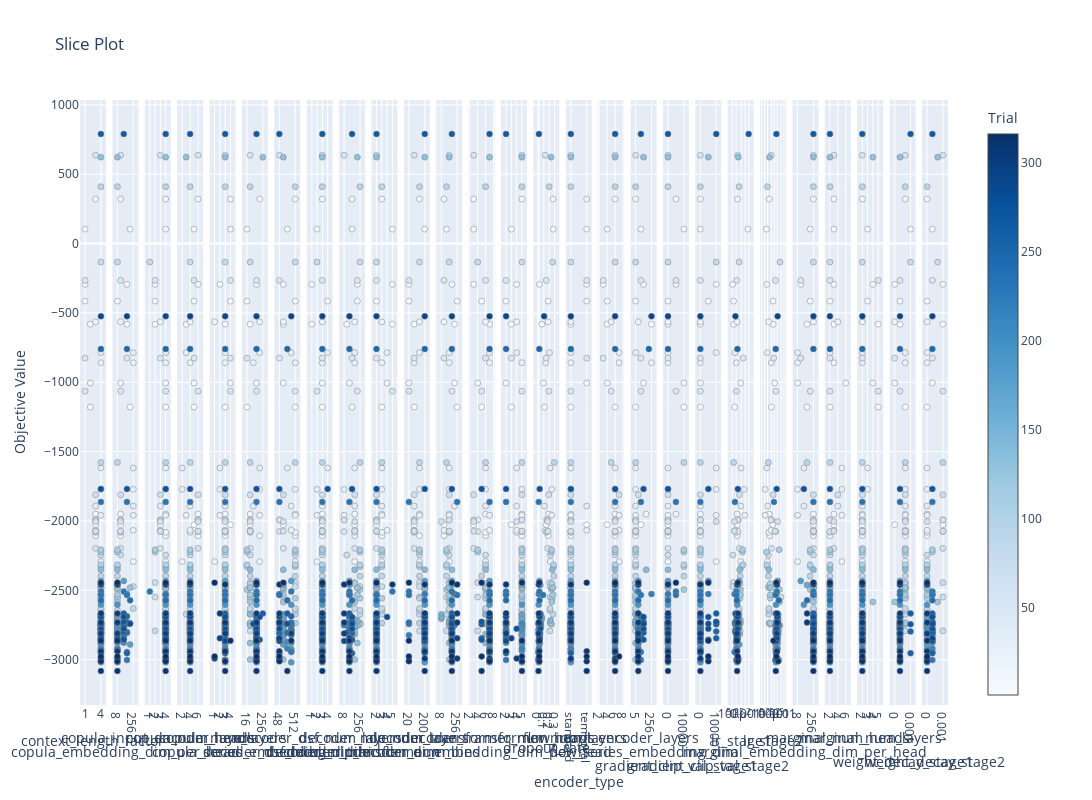

Source (notebook cell):
### Code cell
# 5. Slice Plot
print("\n## Slice Plot")
print("Shows the objective value as a function of each hyperparameter, while fixing others to their optimal values.")
fig = plot_slice(study)
fig.update_layout(
    title="Slice Plot",
    width=1200,
    height=800
)
fig.show()

### Figure 1 — Plotly figure (JSON) as saved in the notebook; plotly's stock layout.template omitted (floating-point values rounded to 4 significant figures; data arrays with more than 128 entries replaced by an {"elided": "..."} marker saying what was removed)
{"data": [{"marker": {"color": {"elided": "144 int values"}, "colorbar": {"title": {"text": "Trial"}, "x": 1, "xpad": 40}, "colorscale": [[0, "rgb(247,251,255)"], [0.125, "rgb(222,235,247)"], [0.25, "rgb(198,219,239)"], [0.375, "rgb(158,202,225)"], [0.5, "rgb(107,174,214)"], [0.625, "rgb(66,146,198)"], [0.75, "rgb(33,113,181)"], [0.875, "rgb(8,81,156)"], [1, "rgb(8,48,107)"]], "line": {"color": "Grey", "width": 0.5}, "showscale": true}, "mode": "markers", "name": "Feasible Trial", "showlegend": false, "type": "scatter", "x": {"elided": "144 int values"}, "xaxis": "x", "y": {"elided": "144 float values"}, "yaxis": "y"}, {"marker": {"color": {"elided": "144 int values"}, "colorbar": {"title": {"text": "Trial"}, "x": 1, "xpad": 40}, "colorscale": [[0, "rgb(247,251,255)"], [0.125, "rgb(222,235,247)"], [0.25, "rgb(198,219,239)"], [0.375, "rgb(158,202,225)"], [0.5, "rgb(107,174,214)"], [0.625, "rgb(66,146,198)"], [0.75, "rgb(33,113,181)"], [0.875, "rgb(8,81,156)"], [1, "rgb(8,48,107)"]], "line": {"color": "Grey", "width": 0.5}, "showscale": false}, "mode": "markers", "name": "Feasible Trial", "showlegend": false, "type": "scatter", "x": {"elided": "144 int values"}, "xaxis": "x2", "y": {"elided": "144 float values"}, "yaxis": "y2"}, {"marker": {"color": {"elided": "144 int values"}, "colorbar": {"title": {"text": "Trial"}, "x": 1, "xpad": 40}, "colorscale": [[0, "rgb(247,251,255)"], [0.125, "rgb(222,235,247)"], [0.25, "rgb(198,219,239)"], [0.375, "rgb(158,202,225)"], [0.5, "rgb(107,174,214)"], [0.625, "rgb(66,146,198)"], [0.75, "rgb(33,113,181)"], [0.875, "rgb(8,81,156)"], [1, "rgb(8,48,107)"]], "line": {"color": "Grey", "width": 0.5}, "showscale": false}, "mode": "markers", "name": "Feasible Trial", "showlegend": false, "type": "scatter", "x": {"elided": "144 int values"}, "xaxis": "x3", "y": {"elided": "144 float values"}, "yaxis": "y3"}, {"marker": {"color": {"elided": "144 int values"}, "colorbar": {"title": {"text": "Trial"}, "x": 1, "xpad": 40}, "colorscale": [[0, "rgb(247,251,255)"], [0.125, "rgb(222,235,247)"], [0.25, "rgb(198,219,239)"], [0.375, "rgb(158,202,225)"], [0.5, "rgb(107,174,214)"], [0.625, "rgb(66,146,198)"], [0.75, "rgb(33,113,181)"], [0.875, "rgb(8,81,156)"], [1, "rgb(8,48,107)"]], "line": {"color": "Grey", "width": 0.5}, "showscale": false}, "mode": "markers", "name": "Feasible Trial", "showlegend": false, "type": "scatter", "x": {"elided": "144 int values"}, "xaxis": "x4", "y": {"elided": "144 float values"}, "yaxis": "y4"}, {"marker": {"color": {"elided": "144 int values"}, "colorbar": {"title": {"text": "Trial"}, "x": 1, "xpad": 40}, "colorscale": [[0, "rgb(247,251,255)"], [0.125, "rgb(222,235,247)"], [0.25, "rgb(198,219,239)"], [0.375, "rgb(158,202,225)"], [0.5, "rgb(107,174,214)"], [0.625, "rgb(66,146,198)"], [0.75, "rgb(33,113,181)"], [0.875, "rgb(8,81,156)"], [1, "rgb(8,48,107)"]], "line": {"color": "Grey", "width": 0.5}, "showscale": false}, "mode": "markers", "name": "Feasible Trial", "showlegend": false, "type": "scatter", "x": {"elided": "144 int values"}, "xaxis": "x5", "y": {"elided": "144 float values"}, "yaxis": "y5"}, {"marker": {"color": {"elided": "144 int values"}, "colorbar": {"title": {"text": "Trial"}, "x": 1, "xpad": 40}, "colorscale": [[0, "rgb(247,251,255)"], [0.125, "rgb(222,235,247)"], [0.25, "rgb(198,219,239)"], [0.375, "rgb(158,202,225)"], [0.5, "rgb(107,174,214)"], [0.625, "rgb(66,146,198)"], [0.75, "rgb(33,113,181)"], [0.875, "rgb(8,81,156)"], [1, "rgb(8,48,107)"]], "line": {"color": "Grey", "width": 0.5}, "showscale": false}, "mode": "markers", "name": "Feasible Trial", "showlegend": false, "type": "scatter", "x": {"elided": "144 int values"}, "xaxis": "x6", "y": {"elided": "144 float values"}, "yaxis": "y6"}, {"marker": {"color": {"elided": "144 int values"}, "colorbar": {"title": {"text": "Trial"}, "x": 1, "xpad": 40}, "colorscale": [[0, "rgb(247,251,255)"], [0.125, "rgb(222,235,247)"], [0.25, "rgb(198,219,239)"], [0.375, "rgb(158,202,225)"], [0.5, "rgb(107,174,214)"], [0.625, "rgb(66,146,198)"], [0.75, "rgb(33,113,181)"], [0.875, "rgb(8,81,156)"], [1, "rgb(8,48,107)"]], "line": {"color": "Grey", "width": 0.5}, "showscale": false}, "mode": "markers", "name": "Feasible Trial", "showlegend": false, "type": "scatter", "x": {"elided": "144 int values"}, "xaxis": "x7", "y": {"elided": "144 float values"}, "yaxis": "y7"}, {"marker": {"color": {"elided": "144 int values"}, "colorbar": {"title": {"text": "Trial"}, "x": 1, "xpad": 40}, "colorscale": [[0, "rgb(247,251,255)"], [0.125, "rgb(222,235,247)"], [0.25, "rgb(198,219,239)"], [0.375, "rgb(158,202,225)"], [0.5, "rgb(107,174,214)"], [0.625, "rgb(66,146,198)"], [0.75, "rgb(33,113,181)"], [0.875, "rgb(8,81,156)"], [1, "rgb(8,48,107)"]], "line": {"color": "Grey", "width": 0.5}, "showscale": false}, "mode": "markers", "name": "Feasible Trial", "showlegend": false, "type": "scatter", "x": {"elided": "144 int values"}, "xaxis": "x8", "y": {"elided": "144 float values"}, "yaxis": "y8"}, {"marker": {"color": {"elided": "144 int values"}, "colorbar": {"title": {"text": "Trial"}, "x": 1, "xpad": 40}, "colorscale": [[0, "rgb(247,251,255)"], [0.125, "rgb(222,235,247)"], [0.25, "rgb(198,219,239)"], [0.375, "rgb(158,202,225)"], [0.5, "rgb(107,174,214)"], [0.625, "rgb(66,146,198)"], [0.75, "rgb(33,113,181)"], [0.875, "rgb(8,81,156)"], [1, "rgb(8,48,107)"]], "line": {"color": "Grey", "width": 0.5}, "showscale": false}, "mode": "markers", "name": "Feasible Trial", "showlegend": false, "type": "scatter", "x": {"elided": "144 int values"}, "xaxis": "x9", "y": {"elided": "144 float values"}, "yaxis": "y9"}, {"marker": {"color": {"elided": "144 int values"}, "colorbar": {"title": {"text": "Trial"}, "x": 1, "xpad": 40}, "colorscale": [[0, "rgb(247,251,255)"], [0.125, "rgb(222,235,247)"], [0.25, "rgb(198,219,239)"], [0.375, "rgb(158,202,225)"], [0.5, "rgb(107,174,214)"], [0.625, "rgb(66,146,198)"], [0.75, "rgb(33,113,181)"], [0.875, "rgb(8,81,156)"], [1, "rgb(8,48,107)"]], "line": {"color": "Grey", "width": 0.5}, "showscale": false}, "mode": "markers", "name": "Feasible Trial", "showlegend": false, "type": "scatter", "x": {"elided": "144 int values"}, "xaxis": "x10", "y": {"elided": "144 float values"}, "yaxis": "y10"}, {"marker": {"color": {"elided": "144 int values"}, "colorbar": {"title": {"text": "Trial"}, "x": 1, "xpad": 40}, "colorscale": [[0, "rgb(247,251,255)"], [0.125, "rgb(222,235,247)"], [0.25, "rgb(198,219,239)"], [0.375, "rgb(158,202,225)"], [0.5, "rgb(107,174,214)"], [0.625, "rgb(66,146,198)"], [0.75, "rgb(33,113,181)"], [0.875, "rgb(8,81,156)"], [1, "rgb(8,48,107)"]], "line": {"color": "Grey", "width": 0.5}, "showscale": false}, "mode": "markers", "name": "Feasible Trial", "showlegend": false, "type": "scatter", "x": {"elided": "144 int values"}, "xaxis": "x11", "y": {"elided": "144 float values"}, "yaxis": "y11"}, {"marker": {"color": {"elided": "144 int values"}, "colorbar": {"title": {"text": "Trial"}, "x": 1, "xpad": 40}, "colorscale": [[0, "rgb(247,251,255)"], [0.125, "rgb(222,235,247)"], [0.25, "rgb(198,219,239)"], [0.375, "rgb(158,202,225)"], [0.5, "rgb(107,174,214)"], [0.625, "rgb(66,146,198)"], [0.75, "rgb(33,113,181)"], [0.875, "rgb(8,81,156)"], [1, "rgb(8,48,107)"]], "line": {"color": "Grey", "width": 0.5}, "showscale": false}, "mode": "markers", "name": "Feasible Trial", "showlegend": false, "type": "scatter", "x": {"elided": "144 int values"}, "xaxis": "x12", "y": {"elided": "144 float values"}, "yaxis": "y12"}, {"marker": {"color": {"elided": "144 int values"}, "colorbar": {"title": {"text": "Trial"}, "x": 1, "xpad": 40}, "colorscale": [[0, "rgb(247,251,255)"], [0.125, "rgb(222,235,247)"], [0.25, "rgb(198,219,239)"], [0.375, "rgb(158,202,225)"], [0.5, "rgb(107,174,214)"], [0.625, "rgb(66,146,198)"], [0.75, "rgb(33,113,181)"], [0.875, "rgb(8,81,156)"], [1, "rgb(8,48,107)"]], "line": {"color": "Grey", "width": 0.5}, "showscale": false}, "mode": "markers", "name": "Feasible Trial", "showlegend": false, "type": "scatter", "x": {"elided": "144 int values"}, "xaxis": "x13", "y": {"elided": "144 float values"}, "yaxis": "y13"}, {"marker": {"color": {"elided": "144 int values"}, "colorbar": {"title": {"text": "Trial"}, "x": 1, "xpad": 40}, "colorscale": [[0, "rgb(247,251,255)"], [0.125, "rgb(222,235,247)"], [0.25, "rgb(198,219,239)"], [0.375, "rgb(158,202,225)"], [0.5, "rgb(107,174,214)"], [0.625, "rgb(66,146,198)"], [0.75, "rgb(33,113,181)"], [0.875, "rgb(8,81,156)"], [1, "rgb(8,48,107)"]], "line": {"color": "Grey", "width": 0.5}, "showscale": false}, "mode": "markers", "name": "Feasible Trial", "showlegend": false, "type": "scatter", "x": {"elided": "144 int values"}, "xaxis": "x14", "y": {"elided": "144 float values"}, "yaxis": "y14"}, {"marker": {"color": {"elided": "144 int values"}, "colorbar": {"title": {"text": "Trial"}, "x": 1, "xpad": 40}, "colorscale": [[0, "rgb(247,251,255)"], [0.125, "rgb(222,235,247)"], [0.25, "rgb(198,219,239)"], [0.375, "rgb(158,202,225)"], [0.5, "rgb(107,174,214)"], [0.625, "rgb(66,146,198)"], [0.75, "rgb(33,113,181)"], [0.875, "rgb(8,81,156)"], [1, "rgb(8,48,107)"]], "line": {"color": "Grey", "width": 0.5}, "showscale": false}, "mode": "markers", "name": "Feasible Trial", "showlegend": false, "type": "scatter", "x": {"elided": "144 float values"}, "xaxis": "x15", "y": {"elided": "144 float values"}, "yaxis": "y15"}, {"marker": {"color": {"elided": "144 int values"}, "colorbar": {"title": {"text": "Trial"}, "x": 1, "xpad": 40}, "colorscale": [[0, "rgb(247,251,255)"], [0.125, "rgb(222,235,247)"], [0.25, "rgb(198,219,239)"], [0.375, "rgb(158,202,225)"], [0.5, "rgb(107,174,214)"], [0.625, "rgb(66,146,198)"], [0.75, "rgb(33,113,181)"], [0.875, "rgb(8,81,156)"], [1, "rgb(8,48,107)"]], "line": {"color": "Grey", "width": 0.5}, "showscale": false}, "mode": "markers", "name": "Feasible Trial", "showlegend": false, "type": "scatter", "x": {"elided": "144 str values"}, "xaxis": "x16", "y": {"elided": "144 float values"}, "yaxis": "y16"}, {"marker": {"color": {"elided": "144 int values"}, "colorbar": {"title": {"text": "Trial"}, "x": 1, "xpad": 40}, "colorscale": [[0, "rgb(247,251,255)"], [0.125, "rgb(222,235,247)"], [0.25, "rgb(198,219,239)"], [0.375, "rgb(158,202,225)"], [0.5, "rgb(107,174,214)"], [0.625, "rgb(66,146,198)"], [0.75, "rgb(33,113,181)"], [0.875, "rgb(8,81,156)"], [1, "rgb(8,48,107)"]], "line": {"color": "Grey", "width": 0.5}, "showscale": false}, "mode": "markers", "name": "Feasible Trial", "showlegend": false, "type": "scatter", "x": {"elided": "144 int values"}, "xaxis": "x17", "y": {"elided": "144 float values"}, "yaxis": "y17"}, {"marker": {"color": {"elided": "144 int values"}, "colorbar": {"title": {"text": "Trial"}, "x": 1, "xpad": 40}, "colorscale": [[0, "rgb(247,251,255)"], [0.125, "rgb(222,235,247)"], [0.25, "rgb(198,219,239)"], [0.375, "rgb(158,202,225)"], [0.5, "rgb(107,174,214)"], [0.625, "rgb(66,146,198)"], [0.75, "rgb(33,113,181)"], [0.875, "rgb(8,81,156)"], [1, "rgb(8,48,107)"]], "line": {"color": "Grey", "width": 0.5}, "showscale": false}, "mode": "markers", "name": "Feasible Trial", "showlegend": false, "type": "scatter", "x": {"elided": "144 int values"}, "xaxis": "x18", "y": {"elided": "144 float values"}, "yaxis": "y18"}, {"marker": {"color": {"elided": "144 int values"}, "colorbar": {"title": {"text": "Trial"}, "x": 1, "xpad": 40}, "colorscale": [[0, "rgb(247,251,255)"], [0.125, "rgb(222,235,247)"], [0.25, "rgb(198,219,239)"], [0.375, "rgb(158,202,225)"], [0.5, "rgb(107,174,214)"], [0.625, "rgb(66,146,198)"], [0.75, "rgb(33,113,181)"], [0.875, "rgb(8,81,156)"], [1, "rgb(8,48,107)"]], "line": {"color": "Grey", "width": 0.5}, "showscale": false}, "mode": "markers", "name": "Feasible Trial", "showlegend": false, "type": "scatter", "x": {"elided": "144 int values"}, "xaxis": "x19", "y": {"elided": "144 float values"}, "yaxis": "y19"}, {"marker": {"color": {"elided": "144 int values"}, "colorbar": {"title": {"text": "Trial"}, "x": 1, "xpad": 40}, "colorscale": [[0, "rgb(247,251,255)"], [0.125, "rgb(222,235,247)"], [0.25, "rgb(198,219,239)"], [0.375, "rgb(158,202,225)"], [0.5, "rgb(107,174,214)"], [0.625, "rgb(66,146,198)"], [0.75, "rgb(33,113,181)"], [0.875, "rgb(8,81,156)"], [1, "rgb(8,48,107)"]], "line": {"color": "Grey", "width": 0.5}, "showscale": false}, "mode": "markers", "name": "Feasible Trial", "showlegend": false, "type": "scatter", "x": {"elided": "144 int values"}, "xaxis": "x20", "y": {"elided": "144 float values"}, "yaxis": "y20"}, {"marker": {"color": {"elided": "144 int values"}, "colorbar": {"title": {"text": "Trial"}, "x": 1, "xpad": 40}, "colorscale": [[0, "rgb(247,251,255)"], [0.125, "rgb(222,235,247)"], [0.25, "rgb(198,219,239)"], [0.375, "rgb(158,202,225)"], [0.5, "rgb(107,174,214)"], [0.625, "rgb(66,146,198)"], [0.75, "rgb(33,113,181)"], [0.875, "rgb(8,81,156)"], [1, "rgb(8,48,107)"]], "line": {"color": "Grey", "width": 0.5}, "showscale": false}, "mode": "markers", "name": "Feasible Trial", "showlegend": false, "type": "scatter", "x": {"elided": "144 float values"}, "xaxis": "x21", "y": {"elided": "144 float values"}, "yaxis": "y21"}, {"marker": {"color": {"elided": "144 int values"}, "colorbar": {"title": {"text": "Trial"}, "x": 1, "xpad": 40}, "colorscale": [[0, "rgb(247,251,255)"], [0.125, "rgb(222,235,247)"], [0.25, "rgb(198,219,239)"], [0.375, "rgb(158,202,225)"], [0.5, "rgb(107,174,214)"], [0.625, "rgb(66,146,198)"], [0.75, "rgb(33,113,181)"], [0.875, "rgb(8,81,156)"], [1, "rgb(8,48,107)"]], "line": {"color": "Grey", "width": 0.5}, "showscale": false}, "mode": "markers", "name": "Feasible Trial", "showlegend": false, "type": "scatter", "x": {"elided": "144 float values"}, "xaxis": "x22", "y": {"elided": "144 float values"}, "yaxis": "y22"}, {"marker": {"color": {"elided": "144 int values"}, "colorbar": {"title": {"text": "Trial"}, "x": 1, "xpad": 40}, "colorscale": [[0, "rgb(247,251,255)"], [0.125, "rgb(222,235,247)"], [0.25, "rgb(198,219,239)"], [0.375, "rgb(158,202,225)"], [0.5, "rgb(107,174,214)"], [0.625, "rgb(66,146,198)"], [0.75, "rgb(33,113,181)"], [0.875, "rgb(8,81,156)"], [1, "rgb(8,48,107)"]], "line": {"color": "Grey", "width": 0.5}, "showscale": false}, "mode": "markers", "name": "Feasible Trial", "showlegend": false, "type": "scatter", "x": {"elided": "144 int values"}, "xaxis": "x23", "y": {"elided": "144 float values"}, "yaxis": "y23"}, {"marker": {"color": {"elided": "144 int values"}, "colorbar": {"title": {"text": "Trial"}, "x": 1, "xpad": 40}, "colorscale": [[0, "rgb(247,251,255)"], [0.125, "rgb(222,235,247)"], [0.25, "rgb(198,219,239)"], [0.375, "rgb(158,202,225)"], [0.5, "rgb(107,174,214)"], [0.625, "rgb(66,146,198)"], [0.75, "rgb(33,113,181)"], [0.875, "rgb(8,81,156)"], [1, "rgb(8,48,107)"]], "line": {"color": "Grey", "width": 0.5}, "showscale": false}, "mode": "markers", "name": "Feasible Trial", "showlegend": false, "type": "scatter", "x": {"elided": "144 int values"}, "xaxis": "x24", "y": {"elided": "144 float values"}, "yaxis": "y24"}, {"marker": {"color": {"elided": "144 int values"}, "colorbar": {"title": {"text": "Trial"}, "x": 1, "xpad": 40}, "colorscale": [[0, "rgb(247,251,255)"], [0.125, "rgb(222,235,247)"], [0.25, "rgb(198,219,239)"], [0.375, "rgb(158,202,225)"], [0.5, "rgb(107,174,214)"], [0.625, "rgb(66,146,198)"], [0.75, "rgb(33,113,181)"], [0.875, "rgb(8,81,156)"], [1, "rgb(8,48,107)"]], "line": {"color": "Grey", "width": 0.5}, "showscale": false}, "mode": "markers", "name": "Feasible Trial", "showlegend": false, "type": "scatter", "x": {"elided": "144 int values"}, "xaxis": "x25", "y": {"elided": "144 float values"}, "yaxis": "y25"}, {"marker": {"color": {"elided": "144 int values"}, "colorbar": {"title": {"text": "Trial"}, "x": 1, "xpad": 40}, "colorscale": [[0, "rgb(247,251,255)"], [0.125, "rgb(222,235,247)"], [0.25, "rgb(198,219,239)"], [0.375, "rgb(158,202,225)"], [0.5, "rgb(107,174,214)"], [0.625, "rgb(66,146,198)"], [0.75, "rgb(33,113,181)"], [0.875, "rgb(8,81,156)"], [1, "rgb(8,48,107)"]], "line": {"color": "Grey", "width": 0.5}, "showscale": false}, "mode": "markers", "name": "Feasible Trial", "showlegend": false, "type": "scatter", "x": {"elided": "144 float values"}, "xaxis": "x26", "y": {"elided": "144 float values"}, "yaxis": "y26"}, {"marker": {"color": {"elided": "144 int values"}, "colorbar": {"title": {"text": "Trial"}, "x": 1, "xpad": 40}, "colorscale": [[0, "rgb(247,251,255)"], [0.125, "rgb(222,235,247)"], [0.25, "rgb(198,219,239)"], [0.375, "rgb(158,202,225)"], [0.5, "rgb(107,174,214)"], [0.625, "rgb(66,146,198)"], [0.75, "rgb(33,113,181)"], [0.875, "rgb(8,81,156)"], [1, "rgb(8,48,107)"]], "line": {"color": "Grey", "width": 0.5}, "showscale": false}, "mode": "markers", "name": "Feasible Trial", "showlegend": false, "type": "scatter", "x": {"elided": "144 float values"}, "xaxis": "x27", "y": {"elided": "144 float values"}, "yaxis": "y27"}], "layout": {"height": 800, "title": {"text": "Slice Plot"}, "width": 1200, "xaxis": {"anchor": "y", "categoryarray": [1, 2, 3, 4], "categoryorder": "array", "domain": [0, 0.0299], "title": {"text": "context_length_factor"}, "type": "category"}, "xaxis10": {"anchor": "y10", "domain": [0.3358, 0.3657], "title": {"text": "decoder_mlp_num_layers"}}, "xaxis11": {"anchor": "y11", "categoryarray": [20, 50, 100, 200], "categoryorder": "array", "domain": [0.3731, 0.403], "title": {"text": "decoder_num_bins"}, "type": "category"}, "xaxis12": {"anchor": "y12", "categoryarray": [8, 16, 32, 48, 64, 128, 256], "categoryorder": "array", "domain": [0.4104, 0.4403], "title": {"text": "decoder_transformer_embedding_dim_per_head"}, "type": "category"}, "xaxis13": {"anchor": "y13", "domain": [0.4477, 0.4776], "title": {"text": "decoder_transformer_num_heads"}}, "xaxis14": {"anchor": "y14", "domain": [0.485, 0.515], "title": {"text": "decoder_transformer_num_layers"}}, "xaxis15": {"anchor": "y15", "domain": [0.5224, 0.5523], "title": {"text": "dropout_rate"}}, "xaxis16": {"anchor": "y16", "categoryarray": ["standard", "temporal"], "categoryorder": "array", "domain": [0.5597, 0.5896], "title": {"text": "encoder_type"}, "type": "category"}, "xaxis17": {"anchor": "y17", "domain": [0.597, 0.6269], "title": {"text": "flow_input_encoder_layers"}}, "xaxis18": {"anchor": "y18", "categoryarray": [5, 8, 16, 32, 64, 128, 256], "categoryorder": "array", "domain": [0.6343, 0.6642], "title": {"text": "flow_series_embedding_dim"}, "type": "category"}, "xaxis19": {"anchor": "y19", "categoryarray": [0, 1000, 10000], "categoryorder": "array", "domain": [0.6716, 0.7015], "title": {"text": "gradient_clip_val_stage1"}, "type": "category"}, "xaxis2": {"anchor": "y2", "categoryarray": [8, 16, 32, 64, 128, 256], "categoryorder": "array", "domain": [0.03731, 0.06722], "title": {"text": "copula_embedding_dim_per_head"}, "type": "category"}, "xaxis20": {"anchor": "y20", "categoryarray": [0, 1000, 10000], "categoryorder": "array", "domain": [0.7089, 0.7388], "title": {"text": "gradient_clip_val_stage2"}, "type": "category"}, "xaxis21": {"anchor": "y21", "domain": [0.7462, 0.7761], "title": {"text": "lr_stage1"}, "type": "log"}, "xaxis22": {"anchor": "y22", "domain": [0.7835, 0.8134], "title": {"text": "lr_stage2"}, "type": "log"}, "xaxis23": {"anchor": "y23", "categoryarray": [8, 16, 32, 64, 128, 256], "categoryorder": "array", "domain": [0.8209, 0.8508], "title": {"text": "marginal_embedding_dim_per_head"}, "type": "category"}, "xaxis24": {"anchor": "y24", "domain": [0.8582, 0.8881], "title": {"text": "marginal_num_heads"}}, "xaxis25": {"anchor": "y25", "domain": [0.8955, 0.9254], "title": {"text": "marginal_num_layers"}}, "xaxis26": {"anchor": "y26", "categoryarray": [0, 1e-05, 0.0001, 0.001], "categoryorder": "array", "domain": [0.9328, 0.9627], "title": {"text": "weight_decay_stage1"}, "type": "category"}, "xaxis27": {"anchor": "y27", "categoryarray": [0, 1e-05, 0.0001, 0.001], "categoryorder": "array", "domain": [0.9701, 1], "title": {"text": "weight_decay_stage2"}, "type": "category"}, "xaxis3": {"anchor": "y3", "domain": [0.07462, 0.1045], "title": {"text": "copula_input_encoder_layers"}}, "xaxis4": {"anchor": "y4", "domain": [0.1119, 0.1418], "title": {"text": "copula_num_heads"}}, "xaxis5": {"anchor": "y5", "domain": [0.1492, 0.1791], "title": {"text": "copula_num_layers"}}, "xaxis6": {"anchor": "y6", "categoryarray": [16, 32, 48, 64, 128, 256], "categoryorder": "array", "domain": [0.1866, 0.2165], "title": {"text": "copula_series_embedding_dim"}, "type": "category"}, "xaxis7": {"anchor": "y7", "categoryarray": [48, 64, 128, 256, 512], "categoryorder": "array", "domain": [0.2239, 0.2538], "title": {"text": "decoder_dsf_hidden_dim"}, "type": "category"}, "xaxis8": {"anchor": "y8", "domain": [0.2612, 0.2911], "title": {"text": "decoder_dsf_num_layers"}}, "xaxis9": {"anchor": "y9", "categoryarray": [8, 16, 32, 48, 64, 128, 256], "categoryorder": "array", "domain": [0.2985, 0.3284], "title": {"text": "decoder_mlp_hidden_dim"}, "type": "category"}, "yaxis": {"anchor": "x", "domain": [0, 1], "title": {"text": "Objective Value"}}, "yaxis10": {"anchor": "x10", "domain": [0, 1], "matches": "y", "showticklabels": false}, "yaxis11": {"anchor": "x11", "domain": [0, 1], "matches": "y", "showticklabels": false}, "yaxis12": {"anchor": "x12", "domain": [0, 1], "matches": "y", "showticklabels": false}, "yaxis13": {"anchor": "x13", "domain": [0, 1], "matches": "y", "showticklabels": false}, "yaxis14": {"anchor": "x14", "domain": [0, 1], "matches": "y", "showticklabels": false}, "yaxis15": {"anchor": "x15", "domain": [0, 1], "matches": "y", "showticklabels": false}, "yaxis16": {"anchor": "x16", "domain": [0, 1], "matches": "y", "showticklabels": false}, "yaxis17": {"anchor": "x17", "domain": [0, 1], "matches": "y", "showticklabels": false}, "yaxis18": {"anchor": "x18", "domain": [0, 1], "matches": "y", "showticklabels": false}, "yaxis19": {"anchor": "x19", "domain": [0, 1], "matches": "y", "showticklabels": false}, "yaxis2": {"anchor": "x2", "domain": [0, 1], "matches": "y", "showticklabels": false}, "yaxis20": {"anchor": "x20", "domain": [0, 1], "matches": "y", "showticklabels": false}, "yaxis21": {"anchor": "x21", "domain": [0, 1], "matches": "y", "showticklabels": false}, "yaxis22": {"anchor": "x22", "domain": [0, 1], "matches": "y", "showticklabels": false}, "yaxis23": {"anchor": "x23", "domain": [0, 1], "matches": "y", "showticklabels": false}, "yaxis24": {"anchor": "x24", "domain": [0, 1], "matches": "y", "showticklabels": false}, "yaxis25": {"anchor": "x25", "domain": [0, 1], "matches": "y", "showticklabels": false}, "yaxis26": {"anchor": "x26", "domain": [0, 1], "matches": "y", "showticklabels": false}, "yaxis27": {"anchor": "x27", "domain": [0, 1], "matches": "y", "showticklabels": false}, "yaxis3": {"anchor": "x3", "domain": [0, 1], "matches": "y", "showticklabels": false}, "yaxis4": {"anchor": "x4", "domain": [0, 1], "matches": "y", "showticklabels": false}, "yaxis5": {"anchor": "x5", "domain": [0, 1], "matches": "y", "showticklabels": false}, "yaxis6": {"anchor": "x6", "domain": [0, 1], "matches": "y", "showticklabels": false}, "yaxis7": {"anchor": "x7", "domain": [0, 1], "matches": "y", "showticklabels": false}, "yaxis8": {"anchor": "x8", "domain": [0, 1], "matches": "y", "showticklabels": false}, "yaxis9": {"anchor": "x9", "domain": [0, 1], "matches": "y", "showticklabels": false}}}
